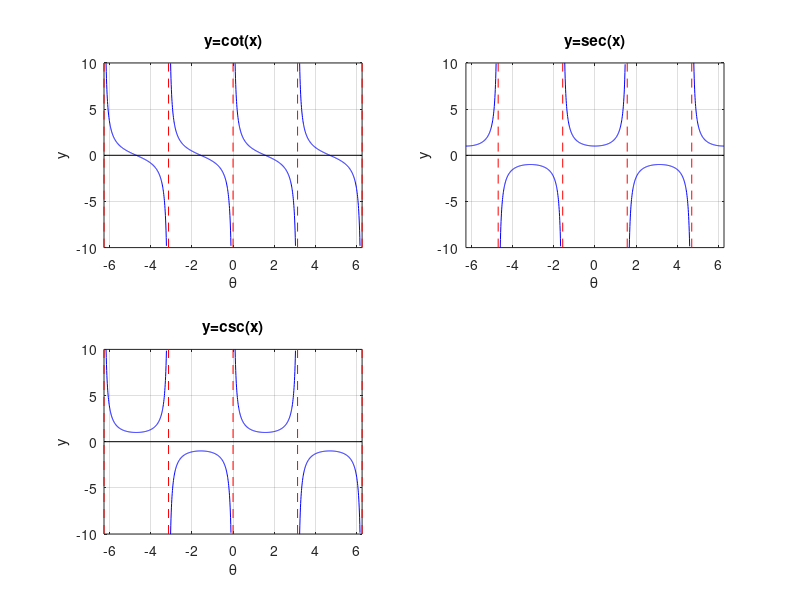

The MATLAB source for this figure:
close all

subplot(2,2,1);

x1=-2*pi+0.1:0.01:-pi-0.1;
x2=-pi+0.1:0.01:-0.1;
x3=0.1:0.01:pi-0.1;
x4=pi+0.1:0.01:2*pi-0.1;

y=cot(x1);
plot(x1,y,'b')

hold on
grid on

y=cot(x2);
plot(x2,y,'b')

y=cot(x3);
plot(x3,y,'b')

y=cot(x4);
plot(x4,y,'b')

x=[-2*pi,-2*pi];
y=[-10,10];
plot(x,y,'--r')

x=[-pi,-pi];
plot(x,y,'--r')

x=[0,0];
plot(x,y,'--r')

x=[pi,pi];
plot(x,y,'--r')

x=[2*pi,2*pi];
plot(x,y,'--r')

% The theta axis
x = [-2*pi, 2*pi];
y = [0,0];
plot(x,y,'k')

title('y=cot(x)');
xlabel('\theta');
ylabel('y');
axis([-2*pi,2*pi,-10,10]);

subplot(2,2,2);

x1=-2*pi:0.01:-3*pi/2-0.1;
x2=-3*pi/2+0.1:0.01:-pi/2-0.1;
x3=-pi/2+0.1:0.01:pi/2-0.1;
x4=pi/2+0.1:0.01:3*pi/2-0.1;
x5=3*pi/2+0.1:0.01:2*pi;

y=sec(x1);
plot(x1,y,'b')

hold on
grid on

y=sec(x2);
plot(x2,y,'b')

y=sec(x3);
plot(x3,y,'b')

y=sec(x4);
plot(x4,y,'b')

y=sec(x5);
plot(x5,y,'b')

x=[-3*pi/2,-3*pi/2];
y=[-10,10];
plot(x,y,'--r')

x=[-pi/2,-pi/2];
plot(x,y,'--r')

x=[pi/2,pi/2];
plot(x,y,'--r')

x=[3*pi/2,3*pi/2];
plot(x,y,'--r')

% The theta axis
x = [-2*pi, 2*pi];
y = [0,0];
plot(x,y,'k')

title('y=sec(x)');
xlabel('\theta');
ylabel('y');
axis([-2*pi,2*pi,-10,10]);

subplot(2,2,3);

x1=-2*pi+0.1:0.01:-pi-0.1;
x2=-pi+0.1:0.01:-0.1;
x3=0.1:0.01:pi-0.1;
x4=pi+0.1:0.01:2*pi-0.1;

y=csc(x1);
plot(x1,y,'b')

hold on
grid on

y=csc(x2);
plot(x2,y,'b')

y=csc(x3);
plot(x3,y,'b')

y=csc(x4);
plot(x4,y,'b')

x=[-2*pi,-2*pi];
y=[-10,10];
plot(x,y,'--r')

x=[-pi,-pi];
plot(x,y,'--r')

x=[0,0];
plot(x,y,'--r')

x=[pi,pi];
plot(x,y,'--r')

x=[2*pi,2*pi];
plot(x,y,'--r')

% The theta axis
x = [-2*pi, 2*pi];
y = [0,0];
plot(x,y,'k')

title('y=csc(x)');
xlabel('\theta');
ylabel('y');
axis([-2*pi,2*pi,-10,10]);
